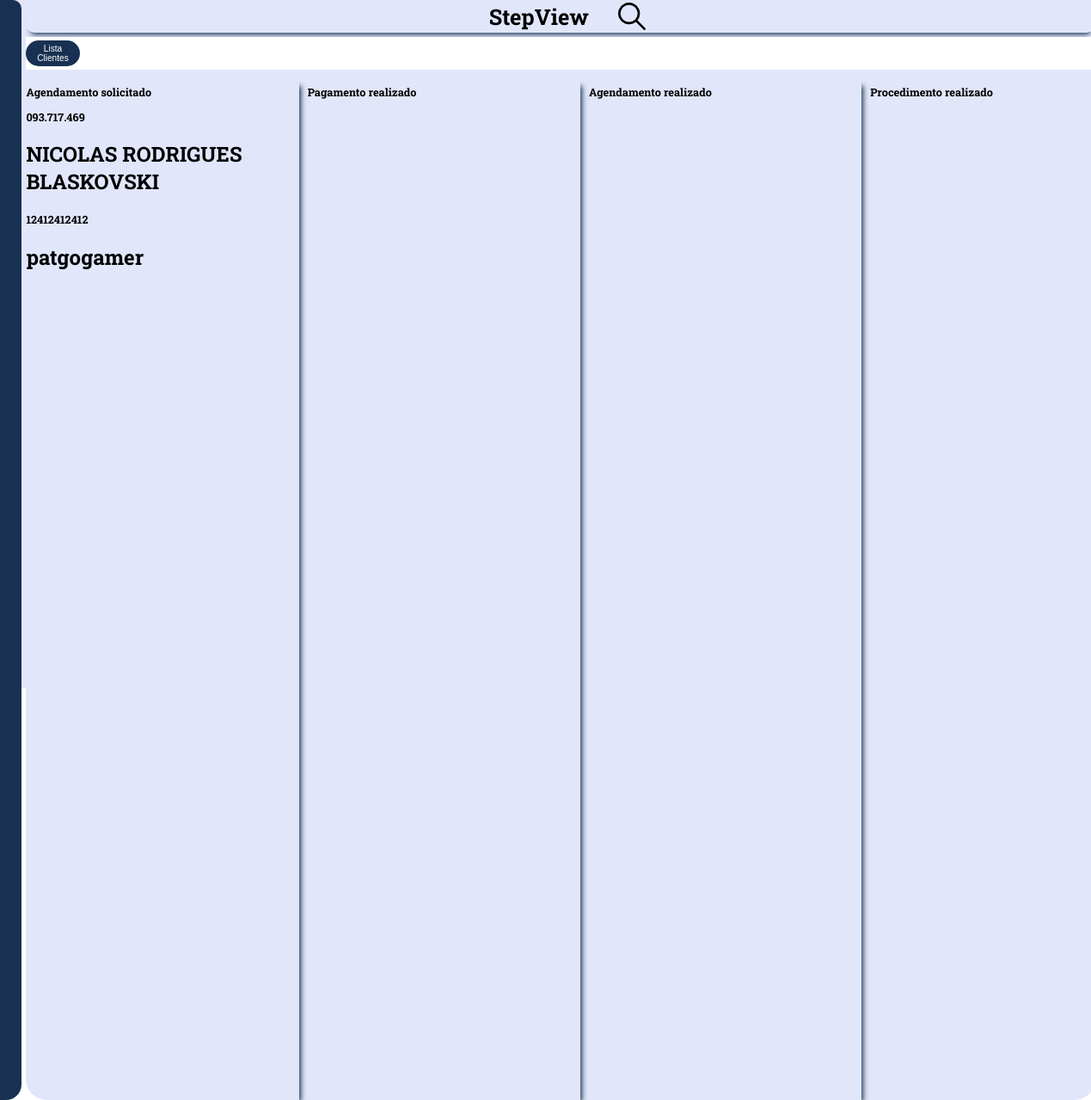
Before: /CORPOS/tela_estados.php with the older database file.
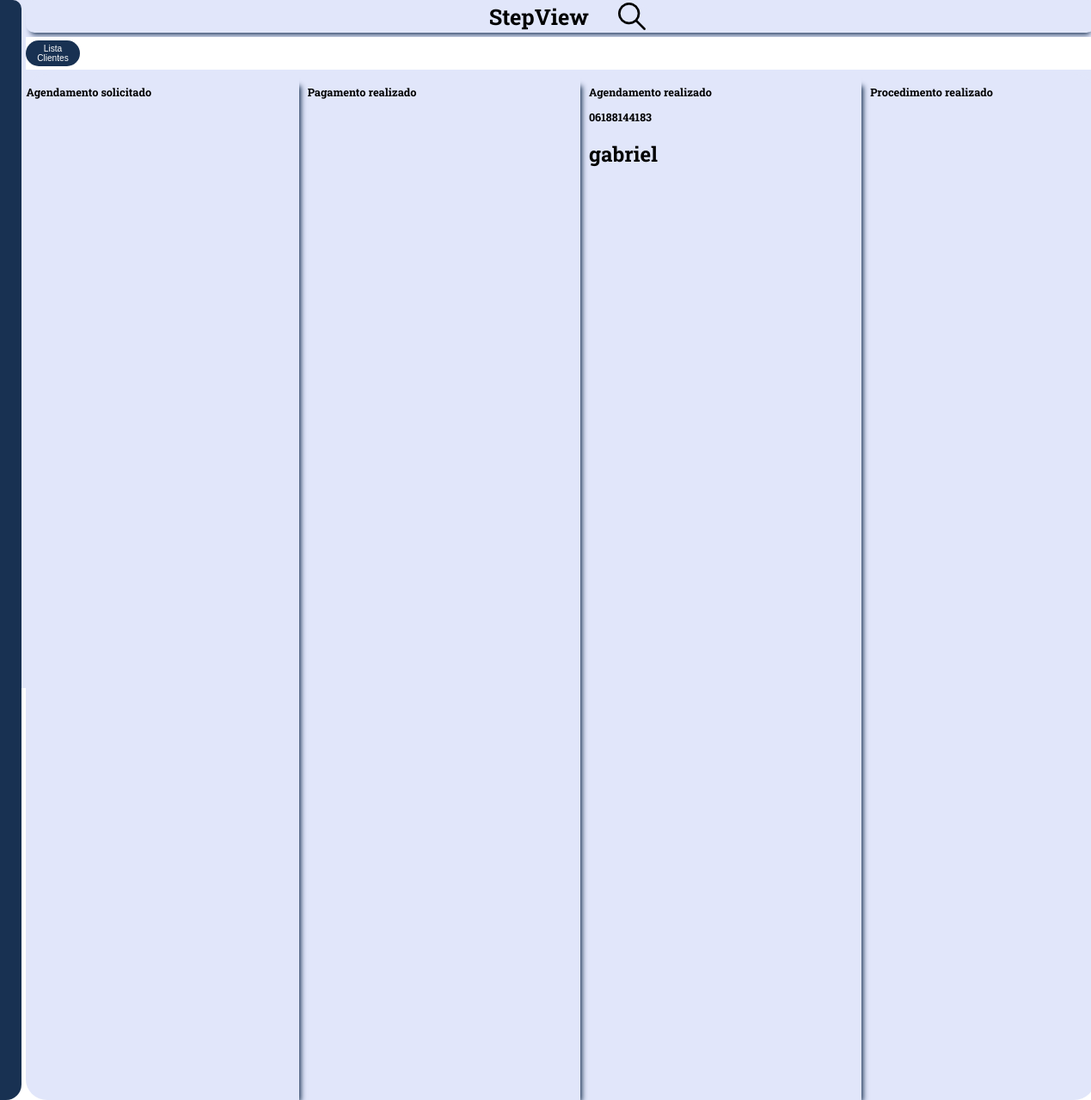
After: the same page with the newer database file.
### tables this page shows
CREATE TABLE `cliente` (
  `cpf` varchar(11) NOT NULL,
  `nome` varchar(50) DEFAULT NULL,
  `nascimento` date DEFAULT NULL,
  `telefone` varchar(11) DEFAULT NULL,
  `email` varchar(100) DEFAULT NULL,
  `sexo` char(1) DEFAULT NULL,
  `comentario` varchar(200) DEFAULT NULL,
  `estado` int(11) NOT NULL DEFAULT 1
);

### CORPOS/tela_estados.php (the view, shortened to what this page needs)
<!DOCTYPE html>
<html lang="en">
<head>
    <link rel="stylesheet" href="../ESTILOS/tela_estado.css">
</head>
<body>
    <div class="container">
        <header>
            <div class="header_titulo">
                <h1>StepView</h1>
            </div>
            <div class="barra_de_pesquisa">
                <a class="loopa" href="">
                    <img src="../IMAGENS/loupe.png" alt="busca">
                </a>
            </div>
        </header>
        <nav>
            <div class="nav_esquerda">
                <button class="botao_criar_nav" onclick= "location.href = 'visualizar_clientes.php';" >Lista Clientes</button>
            </div>
        </nav>
        <main>
            <div class="board">
                <div class="dropzone">
                    <h3>Agendamento solicitado</h3>
                    <?php
                    include_once "PHPconfig.php";
                    $sql = "SELECT * FROM cliente WHERE estado = 1";
                    $result = $conn->query($sql);
                    while($cliente = $result->fetch_assoc())
                    {
                        $cpf        = $cliente["cpf"];
                        $nome       = $cliente["nome"];
                        echo "<div class='card' draggable='true'><h3>".$cpf."</h3><h2>".$nome."</h2></div>";
                    }
                    ?>
                </div>
            </div>
            <div class="board">
                <div class="dropzone">
                    <h3>Pagamento realizado</h3>
                </div>
            </div>
            <div class="board">
                <div class="dropzone">
                    <h3>Agendamento realizado</h3>
                    <?php
                    $sql = "SELECT * FROM cliente WHERE estado = 3";
                    $result = $conn->query($sql);
                    while($cliente = $result->fetch_assoc())
                    {
                        $cpf        = $cliente["cpf"];
                        $nome       = $cliente["nome"];
                        echo "<div class='card' draggable='true'><h3>".$cpf."</h3><h2>".$nome."</h2></div>";
                    }
                    ?>
                </div>
            </div>
            <div class="board">
                <div class="dropzone">
                    <h3>Procedimento realizado</h3>
                </div>
            </div>
        </main>
        <aside>
            <div class="aside_cima">
            </div>
            <div class="aside_baixo">
            </div>
        </aside>
    </div>
</body>
</html>

Changed rows visible on the page:
removed cliente: cpf "093.717.469", nome "NICOLAS RODRIGUES BLASKOVSKI", shown under "Agendamento solicitado"
removed cliente: cpf "12412412412", nome "patgogamer", shown under "Agendamento solicitado"
added cliente: cpf "06188144183", nome "gabriel", shown under "Agendamento realizado"
